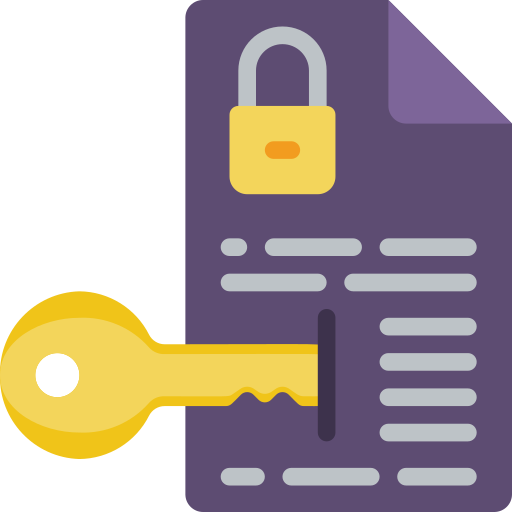
#> input picture assets/padlock.png, 512 x 512 px, found by its file name; its folder holds 8 pictures in this run
$ python -i pass-man.py   (imports and definitions only)
#> lines starting #> are read from the running program, lines starting #| are printed output that depends on the picture
#the imports are so used as to reduce the executable file size
from tkinter import Frame,Label,Button,TOP,LEFT,PhotoImage,Tk
from tkinter.ttk import Entry,Style
from PIL import ImageTk,Image
from passlib.hash import sha256_crypt
from signup import startSignup
from forgetpwd import startForget

#change this to suit your asset path
assetpath='C:\\Users\\skili\\Documents\\GitHub\\Pass-Man\\assets\\'

#checks creds and starts panel
def login(user,pwd):
        return

#closes the login window
def exitLogin():
        root.destroy()


#starts the login window
def startLogin():
        global root
        root=Tk()
        root.title("  Pass-Man Login")
        root.geometry("400x400")
        root.resizable(0,0)
        root.configure(bg="white")
        root.iconphoto(True,PhotoImage(file=assetpath+'padlock.png'))
        root.tk.call('tk', 'scaling', 1.6)

        style=Style()
        style.configure("TLabel",background="white")

        topf=Frame(root,bg="white")
        topf.pack(pady=20,side=TOP)

        Label(topf,text="Pass-Man",font=("Helvetica",18,'bold'),bg="white").grid(row=0,column=4)
        Label(topf,text="Password manager",font=("Helvetica",8),bg="white").grid(row=1,column=4)
        img=ImageTk.PhotoImage(Image.open(assetpath+"padlock.png").resize((40,40)))
        Label(topf,image=img,bg="white").grid(row=0,column=2,rowspan=2,padx=8)

        # divider=ImageTk.PhotoImage(Image.open(assetpath+"divider.png").resize((300,20)))
        # Label(root,image=divider,bg="green").pack()

        detailf=Frame(root,bg="white")
        detailf.pack(pady=25,side=TOP)

        useri=ImageTk.PhotoImage(Image.open(assetpath+"login.png").resize((30,30)))
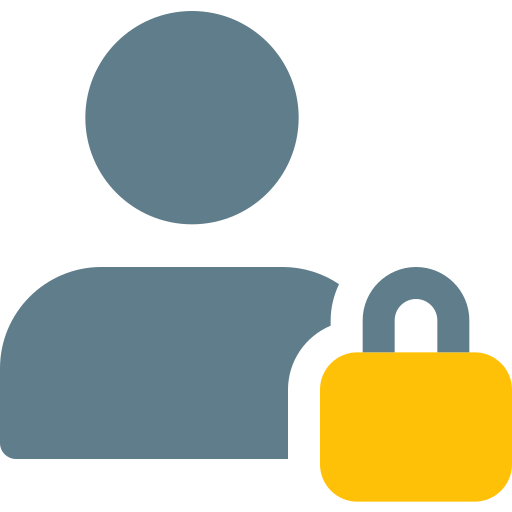
#> input picture assets/login.png, 512 x 512 px, found by its file name
        Label(detailf,image=useri,bg="white").grid(row=0,column=2,padx=10)
        keyi=ImageTk.PhotoImage(Image.open(assetpath+"key.png").resize((30,30)))
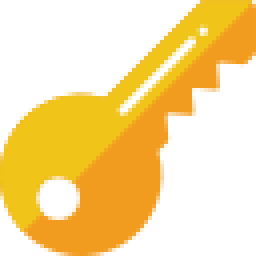
#> input picture assets/key.png, 64 x 64 px, found by its file name (shown 4 times larger)
        Label(detailf,image=keyi,bg="white").grid(row=1,column=2,padx=10)
        user=Entry(detailf)
        pwd=Entry(detailf,show="*")
        user.grid(row=0,column=3,columnspan=4)
        pwd.grid(row=1,column=3,columnspan=4)
        # user.insert(0,'Username')
        # pwd.insert(0,'Password')
        user.focus_force()
        pwd.focus_force()


        #submit area starts
        submitf=Frame(root,bg="white")
        submitf.pack(side=TOP,pady=(25,6))

        logini=ImageTk.PhotoImage(Image.open(assetpath+"tick.png").resize((30,30)))
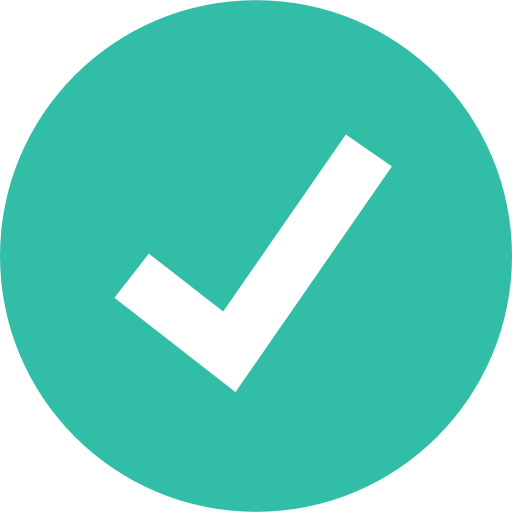
#> input picture assets/tick.png, 512 x 512 px, found by its file name
        loginb=Button(submitf,text=" Login",image=logini,compound=LEFT,bg="white",bd=0,activebackground="white",command=lambda : login(user.get(),pwd.get()))
        loginb.pack(side=LEFT,padx=10)

#> (the run stopped early here; a loop or call above may not have finished)
